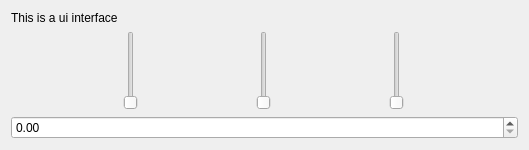
<?xml version="1.0" encoding="UTF-8"?>
<ui version="4.0">
 <class>Widget</class>
 <widget class="QWidget" name="Widget">
  <property name="geometry">
   <rect>
    <x>0</x>
    <y>0</y>
    <width>529</width>
    <height>150</height>
   </rect>
  </property>
  <property name="sizePolicy">
   <sizepolicy hsizetype="MinimumExpanding" vsizetype="MinimumExpanding">
    <horstretch>0</horstretch>
    <verstretch>0</verstretch>
   </sizepolicy>
  </property>
  <property name="windowTitle">
   <string>Widget</string>
  </property>
  <layout class="QVBoxLayout" name="verticalLayout">
   <item>
    <widget class="QLabel" name="label">
     <property name="text">
      <string>This is a ui interface</string>
     </property>
    </widget>
   </item>
   <item>
    <layout class="QHBoxLayout" name="horizontalLayout">
     <item>
      <widget class="QSlider" name="verticalSlider">
       <property name="orientation">
        <enum>Qt::Vertical</enum>
       </property>
      </widget>
     </item>
     <item>
      <widget class="QSlider" name="verticalSlider_2">
       <property name="orientation">
        <enum>Qt::Vertical</enum>
       </property>
      </widget>
     </item>
     <item>
      <widget class="QSlider" name="verticalSlider_3">
       <property name="orientation">
        <enum>Qt::Vertical</enum>
       </property>
      </widget>
     </item>
    </layout>
   </item>
   <item>
    <widget class="QDoubleSpinBox" name="doubleSpinBox"/>
   </item>
  </layout>
 </widget>
 <resources/>
 <connections/>
</ui>
